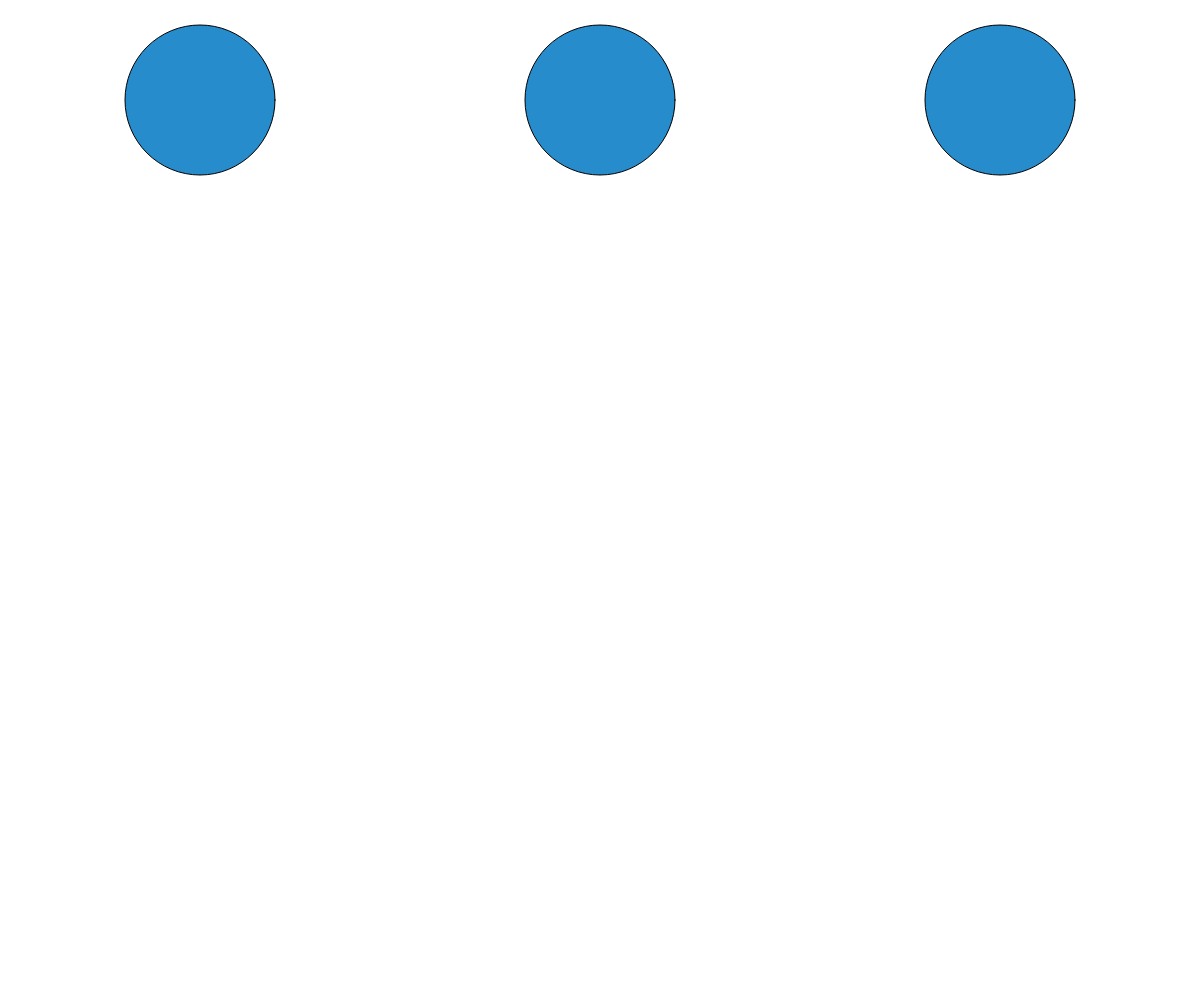
Frame 1 (no input)
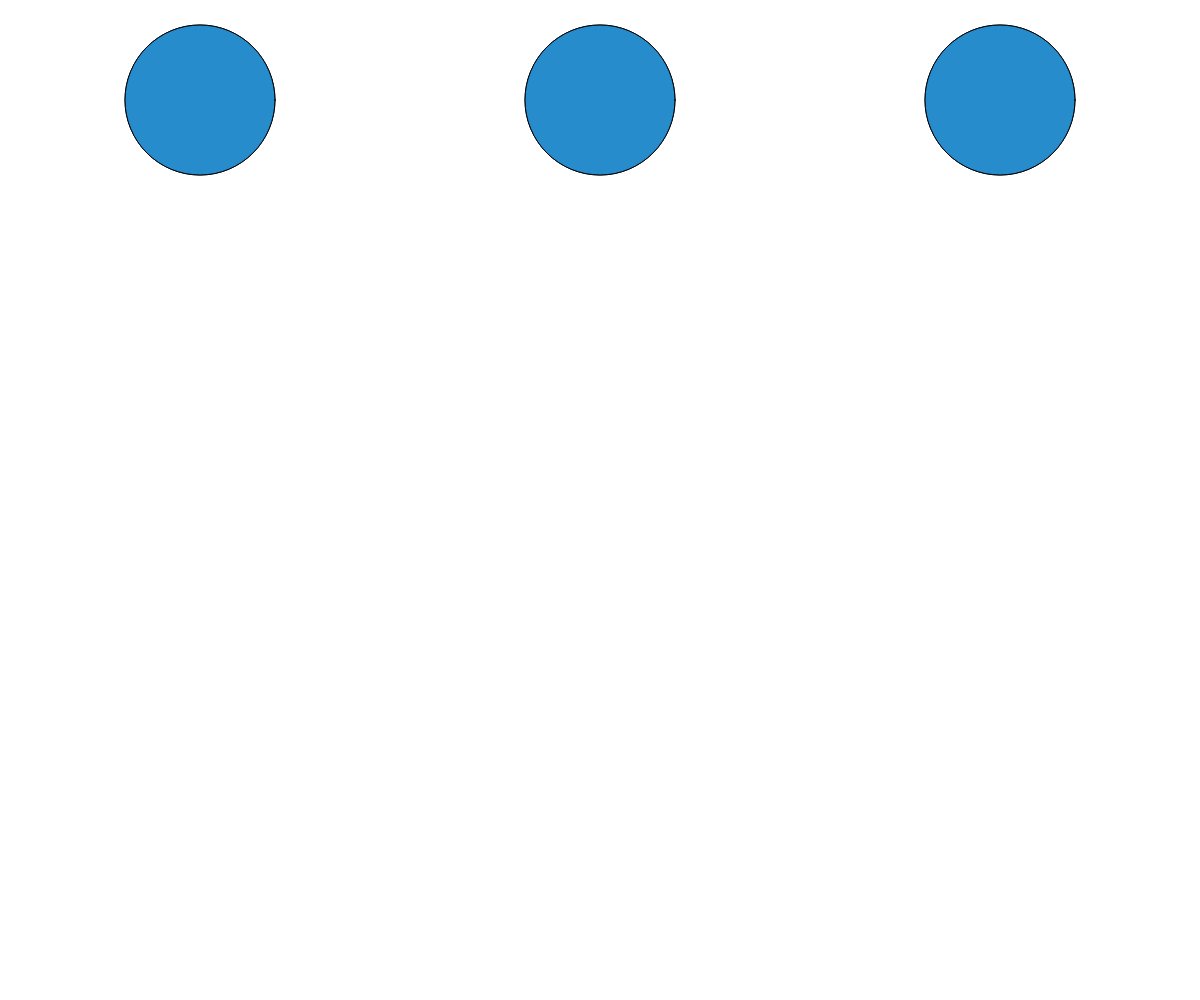
Frame 2 (the mouse pressed at the canvas centre, redrawn once)

The p5.js sketch that drew these frames (run headless with seeded random() and noise() and a simulated clock; the mouse was pressed at the canvas centre and the sketch redrawn once):

// p5.js sketch
// ── sketch.js
var resultado
var ax,ay
var x,y
var mitadW,mitadH
var trozos,repartir 

function setup() {
  createCanvas(windowWidth, windowHeight)
  mitadW=windowWidth/2
  mitadH=windowHeight/2
}

function cortarPizzas(){
	
  trozos=document.getElementById("trozos").value
  repartir = parseInt(trozos)

  if(repartir>1){

	let radio=75
	let grados=360/trozos
	let auxiliar=grados

	let xCentroP1 = 200
	let xCentroP2= mitadW
	let xCentroP3 = windowWidth-200
	let yCentro = 100

	draw()


    while(grados<=360){
     
      let x2=radio*Math.cos(grados* Math.PI / 180)
      let y2=radio*Math.sin(grados * Math.PI / 180)

	  let x2P1=xCentroP1+x2;
	  let x2P2 = xCentroP2 + x2
	  let x2P3 = xCentroP3 + x2;
	  y2=yCentro+y2;
	  
	  x2P1=floor(x2P1)
	  x2P2=floor(x2P2)
	  x2P3 = floor(x2P3)
	  y2=floor(y2)

	  ecuacionPuntoPendiente(xCentroP1,yCentro,x2P1,y2);
	  ecuacionPuntoPendiente(xCentroP1,yCentro,x2P1,y2);
	  ecuacionPuntoPendiente(xCentroP1,yCentro,x2P1,y2);
	  AlgoritmoDDA(xCentroP2,yCentro,x2P2,y2)
	  AlgoritmoBresenham(xCentroP3,yCentro,x2P3,y2)
        
      grados+=auxiliar;
    } 

  }

}

function draw() {//Función para pintar las pizzas 
  
  ellipseMode(CENTER)
  fill(color( 38, 140, 204 ))

  ellipse(200,100,150,150)//Pizza 1
  ellipse(mitadW, 100, 150, 150)//Pizza 2
  ellipse(windowWidth-200,100,150,150)//Pizza 3
  noLoop()
 

}

function AlgoritmoDDA(x1, y1, x2, y2) {

	let dx=x2-x1
	let dy=y2-y1
  
	let limite
	if(Math.abs(dx)>Math.abs(dy))
	  limite=Math.abs(dx)
	else
	  limite=Math.abs(dy)
  
	let xi=dx/limite
	let yi=dy/limite
  
	let x=x1
	let y= y1
	
	for(let i=0;i<limite;i++){
	  point(x, y)
	  x+=xi
	  y+=yi
	}
  
	
}

function AlgoritmoBresenham(x1, y1, x2, y2) {

  //Variables para guardar los pasos en x/y
  let pY
  let pX
  

  // Variables para el Algoritmo Bresenham
	let x
	let y
	let p
	let incE
	let incNE

	let dx = x2 - x1
	let dy = y2 - y1


  /* determinar que punto usar para empezar*/
	if(dy < 0) {
		dy = -dy
		pY = -1
	}else{
		pY = 1
	}

	if(dx < 0) {
		dx = -dx
		pX = -1
	}else{
		pX = 1
	}

	x = x1
	y = y1
	
	point(x,y)


	//Se dibujan los puntos de la linea
	if(dx > dy) {
		
		
		p = 2 * dy - dx
		incE = 2 * dy
		incNE = 2 * (dy - dx)

		while(x != x2) {
			x += pX

			if(p < 0) {
				p += incE
			}else {
				y += pY
				p += incNE
			}

			point(x,y)
		}
	
	}else{
		
		p = 2 * dx - dy
		incE = 2 * dx
		incNE = 2 * (dx - dy)

		while(y != y2) {
			y += pY

			if(p < 0) {
				p += incE
			}else {
				x += pX
				p += incNE
			}
			point(x,y)
	  }
	
  }
}

function ecuacionPuntoPendiente(x1,y1,x2,y2){


	if(x2<x1){
		let aux=x2;
		x2=x1;
		x1=aux

		aux = y2
		y2=y1
		y1=aux
	}

	const dx = x2 - x1
	const dy = y2 - y1

	const m = dy / dx
	const b = y1 - (m * x1)

	
  point( x1, y1 )
  
	if(x1===x2){
	
		if(y1>y2)
		{
			let aux=y1;
			y1=y2;
			y2=aux
		}
		let y = y1 + 1
		while(y!=y2)
		{
			point(x1,y)
			y++
		}

	}
	else{

		let x = x1+ 1
		let y = m * x + b
		
		while(x !=x2){
			y = m * x + b
			y = floor(y)
			point(x, y)
			x++
		}
  }
  
}
